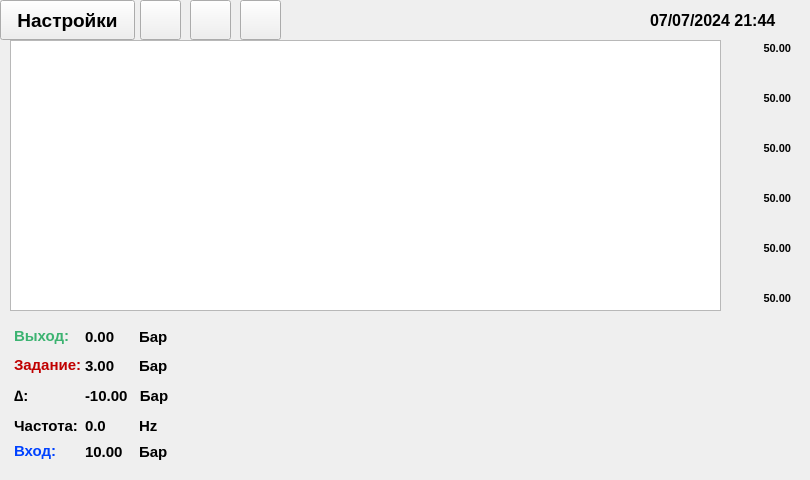
   <widget class="QWidget" name="Main_page">
    <widget class="QLabel" name="main_pump_icon_label_3">
     <property name="geometry">
      <rect>
       <x>404</x>
       <y>360</y>
       <width>71</width>
       <height>71</height>
      </rect>
     </property>
     <property name="font">
      <font>
       <family>Arial</family>
       <pointsize>16</pointsize>
       <weight>75</weight>
       <bold>true</bold>
      </font>
     </property>
     <property name="text">
      <string/>
     </property>
     <property name="alignment">
      <set>Qt::AlignCenter</set>
     </property>
    </widget>
    <widget class="QLabel" name="main_exit_statistic_icon_label">
     <property name="geometry">
      <rect>
       <x>10</x>
       <y>322</y>
       <width>161</width>
       <height>31</height>
      </rect>
     </property>
     <property name="font">
      <font>
       <family>Arial</family>
       <pointsize>11</pointsize>
       <weight>75</weight>
       <bold>true</bold>
      </font>
     </property>
     <property name="text">
      <string/>
     </property>
    </widget>
    <widget class="QLabel" name="main_time_label">
     <property name="geometry">
      <rect>
       <x>650</x>
       <y>0</y>
       <width>141</width>
       <height>41</height>
      </rect>
     </property>
     <property name="font">
      <font>
       <family>Arial</family>
       <pointsize>12</pointsize>
       <weight>75</weight>
       <bold>true</bold>
      </font>
     </property>
     <property name="text">
      <string>07/07/2024 21:44</string>
     </property>
    </widget>
    <widget class="QPushButton" name="go_to_settings_main_page_pushButton">
     <property name="geometry">
      <rect>
       <x>0</x>
       <y>0</y>
       <width>135</width>
       <height>40</height>
      </rect>
     </property>
     <property name="font">
      <font>
       <family>Arial</family>
       <pointsize>14</pointsize>
       <weight>75</weight>
       <bold>true</bold>
      </font>
     </property>
     <property name="text">
      <string>Настройки</string>
     </property>
    </widget>
    <widget class="QLabel" name="main_pump_icon_label_2">
     <property name="geometry">
      <rect>
       <x>306</x>
       <y>360</y>
       <width>71</width>
       <height>71</height>
      </rect>
     </property>
     <property name="font">
      <font>
       <family>Arial</family>
       <pointsize>16</pointsize>
       <weight>75</weight>
       <bold>true</bold>
      </font>
     </property>
     <property name="text">
      <string/>
     </property>
     <property name="alignment">
      <set>Qt::AlignCenter</set>
     </property>
    </widget>
    <widget class="QStackedWidget" name="main_pages_stackedWidget">
     <property name="geometry">
      <rect>
       <x>0</x>
       <y>40</y>
       <width>801</width>
       <height>271</height>
      </rect>
     </property>
     <property name="currentIndex">
      <number>2</number>
     </property>
     <widget class="QWidget" name="Main_page_1"/>
     <widget class="QWidget" name="Main_page_2"/>
     <widget class="QWidget" name="Main_page_3">
      <widget class="QLabel" name="main_grafic_right_tracking_icon_label">
       <property name="geometry">
        <rect>
         <x>720</x>
         <y>0</y>
         <width>71</width>
         <height>281</height>
        </rect>
       </property>
       <property name="font">
        <font>
         <family>Arial</family>
         <pointsize>16</pointsize>
         <weight>75</weight>
         <bold>true</bold>
        </font>
       </property>
       <property name="text">
        <string/>
       </property>
       <property name="alignment">
        <set>Qt::AlignCenter</set>
       </property>
      </widget>
      <widget class="QGraphicsView" name="main_graphicsView">
       <property name="geometry">
        <rect>
         <x>10</x>
         <y>0</y>
         <width>711</width>
         <height>271</height>
        </rect>
       </property>
      </widget>
      <widget class="QLabel" name="main_grafic_right_tracking_label_1">
       <property name="geometry">
        <rect>
         <x>750</x>
         <y>0</y>
         <width>41</width>
         <height>16</height>
        </rect>
       </property>
       <property name="font">
        <font>
         <family>Arial</family>
         <pointsize>8</pointsize>
         <weight>75</weight>
         <bold>true</bold>
        </font>
       </property>
       <property name="text">
        <string>50.00</string>
       </property>
       <property name="alignment">
        <set>Qt::AlignRight|Qt::AlignTrailing|Qt::AlignVCenter</set>
       </property>
      </widget>
      <widget class="QLabel" name="main_grafic_right_tracking_label_2">
       <property name="geometry">
        <rect>
         <x>750</x>
         <y>50</y>
         <width>41</width>
         <height>16</height>
        </rect>
       </property>
       <property name="font">
        <font>
         <family>Arial</family>
         <pointsize>8</pointsize>
         <weight>75</weight>
         <bold>true</bold>
        </font>
       </property>
       <property name="text">
        <string>50.00</string>
       </property>
       <property name="alignment">
        <set>Qt::AlignRight|Qt::AlignTrailing|Qt::AlignVCenter</set>
       </property>
      </widget>
      <widget class="QLabel" name="main_grafic_right_tracking_label_3">
       <property name="geometry">
        <rect>
         <x>750</x>
         <y>100</y>
         <width>41</width>
         <height>16</height>
        </rect>
       </property>
       <property name="font">
        <font>
         <family>Arial</family>
         <pointsize>8</pointsize>
         <weight>75</weight>
         <bold>true</bold>
        </font>
       </property>
       <property name="text">
        <string>50.00</string>
       </property>
       <property name="alignment">
        <set>Qt::AlignRight|Qt::AlignTrailing|Qt::AlignVCenter</set>
       </property>
      </widget>
      <widget class="QLabel" name="main_grafic_right_tracking_label_4">
       <property name="geometry">
        <rect>
         <x>750</x>
         <y>150</y>
         <width>41</width>
         <height>16</height>
        </rect>
       </property>
       <property name="font">
        <font>
         <family>Arial</family>
         <pointsize>8</pointsize>
         <weight>75</weight>
         <bold>true</bold>
        </font>
       </property>
       <property name="text">
        <string>50.00</string>
       </property>
       <property name="alignment">
        <set>Qt::AlignRight|Qt::AlignTrailing|Qt::AlignVCenter</set>
       </property>
      </widget>
      <widget class="QLabel" name="main_grafic_right_tracking_label_5">
       <property name="geometry">
        <rect>
         <x>750</x>
         <y>200</y>
         <width>41</width>
         <height>16</height>
        </rect>
       </property>
       <property name="font">
        <font>
         <family>Arial</family>
         <pointsize>8</pointsize>
         <weight>75</weight>
         <bold>true</bold>
        </font>
       </property>
       <property name="text">
        <string>50.00</string>
       </property>
       <property name="alignment">
        <set>Qt::AlignRight|Qt::AlignTrailing|Qt::AlignVCenter</set>
       </property>
      </widget>
      <widget class="QLabel" name="main_grafic_right_tracking_label_6">
       <property name="geometry">
        <rect>
         <x>750</x>
         <y>250</y>
         <width>41</width>
         <height>16</height>
        </rect>
       </property>
       <property name="font">
        <font>
         <family>Arial</family>
         <pointsize>8</pointsize>
         <weight>75</weight>
         <bold>true</bold>
        </font>
       </property>
       <property name="text">
        <string>50.00</string>
       </property>
       <property name="alignment">
        <set>Qt::AlignRight|Qt::AlignTrailing|Qt::AlignVCenter</set>
       </property>
      </widget>
     </widget>
    </widget>
    <widget class="QPushButton" name="main_pushButton_1">
     <property name="geometry">
      <rect>
       <x>140</x>
       <y>0</y>
       <width>41</width>
       <height>40</height>
      </rect>
     </property>
     <property name="text">
      <string/>
     </property>
    </widget>
    <widget class="QLabel" name="main_pump_icon_label_5">
     <property name="geometry">
      <rect>
       <x>602</x>
       <y>360</y>
       <width>71</width>
       <height>71</height>
      </rect>
     </property>
     <property name="font">
      <font>
       <family>Arial</family>
       <pointsize>16</pointsize>
       <weight>75</weight>
       <bold>true</bold>
      </font>
     </property>
     <property name="text">
      <string/>
     </property>
     <property name="alignment">
      <set>Qt::AlignCenter</set>
     </property>
    </widget>
    <widget class="QLabel" name="main_pump_icon_label_6">
     <property name="geometry">
      <rect>
       <x>700</x>
       <y>360</y>
       <width>71</width>
       <height>71</height>
      </rect>
     </property>
     <property name="font">
      <font>
       <family>Arial</family>
       <pointsize>16</pointsize>
       <weight>75</weight>
       <bold>true</bold>
      </font>
     </property>
     <property name="text">
      <string/>
     </property>
     <property name="alignment">
      <set>Qt::AlignCenter</set>
     </property>
    </widget>
    <widget class="QLabel" name="main_task_statistic_just_label">
     <property name="geometry">
      <rect>
       <x>14</x>
       <y>350</y>
       <width>71</width>
       <height>31</height>
      </rect>
     </property>
     <property name="font">
      <font>
       <family>Arial</family>
       <pointsize>11</pointsize>
       <weight>75</weight>
       <bold>true</bold>
      </font>
     </property>
     <property name="text">
      <string>&lt;html&gt;&lt;head/&gt;&lt;body&gt;&lt;p&gt;&lt;span style=&quot; color:#c00000;&quot;&gt; Задание:&lt;/span&gt;&lt;/p&gt;&lt;/body&gt;&lt;/html&gt;</string>
     </property>
    </widget>
    <widget class="QLabel" name="main_enter_statistic_icon_label">
     <property name="geometry">
      <rect>
       <x>10</x>
       <y>437</y>
       <width>161</width>
       <height>31</height>
      </rect>
     </property>
     <property name="font">
      <font>
       <family>Arial</family>
       <pointsize>11</pointsize>
       <weight>75</weight>
       <bold>true</bold>
      </font>
     </property>
     <property name="text">
      <string/>
     </property>
    </widget>
    <widget class="QLabel" name="main_pump_icon_label_4">
     <property name="geometry">
      <rect>
       <x>503</x>
       <y>360</y>
       <width>71</width>
       <height>71</height>
      </rect>
     </property>
     <property name="font">
      <font>
       <family>Arial</family>
       <pointsize>16</pointsize>
       <weight>75</weight>
       <bold>true</bold>
      </font>
     </property>
     <property name="text">
      <string/>
     </property>
     <property name="alignment">
      <set>Qt::AlignCenter</set>
     </property>
    </widget>
    <widget class="QLabel" name="main_some_triangle_statistic_just_label">
     <property name="geometry">
      <rect>
       <x>10</x>
       <y>380</y>
       <width>75</width>
       <height>31</height>
      </rect>
     </property>
     <property name="font">
      <font>
       <family>Arial</family>
       <pointsize>11</pointsize>
       <weight>75</weight>
       <bold>true</bold>
      </font>
     </property>
     <property name="text">
      <string> ∆:</string>
     </property>
    </widget>
    <widget class="QLabel" name="main_frequency_statistic_just_label">
     <property name="geometry">
      <rect>
       <x>10</x>
       <y>410</y>
       <width>75</width>
       <height>31</height>
      </rect>
     </property>
     <property name="font">
      <font>
       <family>Arial</family>
       <pointsize>11</pointsize>
       <weight>75</weight>
       <bold>true</bold>
      </font>
     </property>
     <property name="text">
      <string> Частота:</string>
     </property>
    </widget>
    <widget class="QLabel" name="main_pump_icon_label_1">
     <property name="geometry">
      <rect>
       <x>207</x>
       <y>360</y>
       <width>71</width>
       <height>71</height>
      </rect>
     </property>
     <property name="font">
      <font>
       <family>Arial</family>
       <pointsize>16</pointsize>
       <weight>75</weight>
       <bold>true</bold>
      </font>
     </property>
     <property name="text">
      <string/>
     </property>
     <property name="alignment">
      <set>Qt::AlignCenter</set>
     </property>
    </widget>
    <widget class="QPushButton" name="main_pushButton_3">
     <property name="geometry">
      <rect>
       <x>240</x>
       <y>0</y>
       <width>41</width>
       <height>40</height>
      </rect>
     </property>
     <property name="text">
      <string/>
     </property>
    </widget>
    <widget class="QPushButton" name="main_pushButton_2">
     <property name="geometry">
      <rect>
       <x>190</x>
       <y>0</y>
       <width>41</width>
       <height>40</height>
      </rect>
     </property>
     <property name="text">
      <string/>
     </property>
    </widget>
    <widget class="QLabel" name="main_some_triangle_statistic_label">
     <property name="geometry">
      <rect>
       <x>85</x>
       <y>380</y>
       <width>86</width>
       <height>31</height>
      </rect>
     </property>
     <property name="font">
      <font>
       <family>Arial</family>
       <pointsize>11</pointsize>
       <weight>75</weight>
       <bold>true</bold>
      </font>
     </property>
     <property name="text">
      <string>-10.00   Бар</string>
     </property>
    </widget>
    <widget class="QLabel" name="main_task_statistic_label">
     <property name="geometry">
      <rect>
       <x>85</x>
       <y>350</y>
       <width>86</width>
       <height>31</height>
      </rect>
     </property>
     <property name="font">
      <font>
       <family>Arial</family>
       <pointsize>11</pointsize>
       <weight>75</weight>
       <bold>true</bold>
      </font>
     </property>
     <property name="text">
      <string>3.00      Бар</string>
     </property>
    </widget>
    <widget class="QLabel" name="main_exit_statistic_label">
     <property name="geometry">
      <rect>
       <x>85</x>
       <y>321</y>
       <width>86</width>
       <height>31</height>
      </rect>
     </property>
     <property name="font">
      <font>
       <family>Arial</family>
       <pointsize>11</pointsize>
       <weight>75</weight>
       <bold>true</bold>
      </font>
     </property>
     <property name="text">
      <string>0.00      Бар</string>
     </property>
    </widget>
    <widget class="QLabel" name="main_frequency_statistic_label">
     <property name="geometry">
      <rect>
       <x>85</x>
       <y>410</y>
       <width>86</width>
       <height>31</height>
      </rect>
     </property>
     <property name="font">
      <font>
       <family>Arial</family>
       <pointsize>11</pointsize>
       <weight>75</weight>
       <bold>true</bold>
      </font>
     </property>
     <property name="text">
      <string>0.0        Hz</string>
     </property>
    </widget>
    <widget class="QLabel" name="main_enter_statistic_label">
     <property name="geometry">
      <rect>
       <x>85</x>
       <y>436</y>
       <width>86</width>
       <height>31</height>
      </rect>
     </property>
     <property name="font">
      <font>
       <family>Arial</family>
       <pointsize>11</pointsize>
       <weight>75</weight>
       <bold>true</bold>
      </font>
     </property>
     <property name="text">
      <string>10.00    Бар</string>
     </property>
    </widget>
    <widget class="QLabel" name="main_pump_all_icon_label">
     <property name="geometry">
      <rect>
       <x>10</x>
       <y>320</y>
       <width>781</width>
       <height>151</height>
      </rect>
     </property>
     <property name="font">
      <font>
       <family>Arial</family>
       <pointsize>11</pointsize>
       <weight>75</weight>
       <bold>true</bold>
      </font>
     </property>
     <property name="text">
      <string/>
     </property>
    </widget>
    <widget class="QLabel" name="main_pump_icon_label_1_2">
     <property name="geometry">
      <rect>
       <x>170</x>
       <y>400</y>
       <width>71</width>
       <height>41</height>
      </rect>
     </property>
     <property name="font">
      <font>
       <family>Arial</family>
       <pointsize>11</pointsize>
       <weight>75</weight>
       <bold>true</bold>
      </font>
     </property>
     <property name="text">
      <string/>
     </property>
    </widget>
    <widget class="QLabel" name="main_pump_icon_label_1_1">
     <property name="geometry">
      <rect>
       <x>170</x>
       <y>350</y>
       <width>71</width>
       <height>41</height>
      </rect>
     </property>
     <property name="font">
      <font>
       <family>Arial</family>
       <pointsize>11</pointsize>
       <weight>75</weight>
       <bold>true</bold>
      </font>
     </property>
     <property name="text">
      <string/>
     </property>
    </widget>
    <widget class="QLabel" name="main_pump_icon_label_2_1">
     <property name="geometry">
      <rect>
       <x>269</x>
       <y>350</y>
       <width>71</width>
       <height>41</height>
      </rect>
     </property>
     <property name="font">
      <font>
       <family>Arial</family>
       <pointsize>11</pointsize>
       <weight>75</weight>
       <bold>true</bold>
      </font>
     </property>
     <property name="text">
      <string/>
     </property>
    </widget>
    <widget class="QLabel" name="main_pump_icon_label_3_1">
     <property name="geometry">
      <rect>
       <x>367</x>
       <y>350</y>
       <width>71</width>
       <height>41</height>
      </rect>
     </property>
     <property name="font">
      <font>
       <family>Arial</family>
       <pointsize>11</pointsize>
       <weight>75</weight>
       <bold>true</bold>
      </font>
     </property>
     <property name="text">
      <string/>
     </property>
    </widget>
    <widget class="QLabel" name="main_pump_icon_label_4_1">
     <property name="geometry">
      <rect>
       <x>466</x>
       <y>350</y>
       <width>71</width>
       <height>41</height>
      </rect>
     </property>
     <property name="font">
      <font>
       <family>Arial</family>
       <pointsize>11</pointsize>
       <weight>75</weight>
       <bold>true</bold>
      </font>
     </property>
     <property name="text">
      <string/>
     </property>
    </widget>
    <widget class="QLabel" name="main_pump_icon_label_5_1">
     <property name="geometry">
      <rect>
       <x>565</x>
       <y>350</y>
       <width>71</width>
       <height>41</height>
      </rect>
     </property>
     <property name="font">
      <font>
       <family>Arial</family>
       <pointsize>11</pointsize>
       <weight>75</weight>
       <bold>true</bold>
      </font>
     </property>
     <property name="text">
      <string/>
     </property>
    </widget>
    <widget class="QLabel" name="main_pump_icon_label_6_1">
     <property name="geometry">
      <rect>
       <x>663</x>
       <y>350</y>
       <width>71</width>
       <height>41</height>
      </rect>
     </property>
     <property name="font">
      <font>
       <family>Arial</family>
       <pointsize>11</pointsize>
       <weight>75</weight>
       <bold>true</bold>
      </font>
     </property>
     <property name="text">
      <string/>
     </property>
    </widget>
    <widget class="QLabel" name="main_pump_icon_label_6_2">
     <property name="geometry">
      <rect>
       <x>663</x>
       <y>400</y>
       <width>71</width>
       <height>41</height>
      </rect>
     </property>
     <property name="font">
      <font>
       <family>Arial</family>
       <pointsize>11</pointsize>
       <weight>75</weight>
       <bold>true</bold>
      </font>
     </property>
     <property name="text">
      <string/>
     </property>
    </widget>
    <widget class="QLabel" name="main_pump_icon_label_5_2">
     <property name="geometry">
      <rect>
       <x>565</x>
       <y>400</y>
       <width>71</width>
       <height>41</height>
      </rect>
     </property>
     <property name="font">
      <font>
       <family>Arial</family>
       <pointsize>11</pointsize>
       <weight>75</weight>
       <bold>true</bold>
      </font>
     </property>
     <property name="text">
      <string/>
     </property>
    </widget>
    <widget class="QLabel" name="main_pump_icon_label_4_2">
     <property name="geometry">
      <rect>
       <x>466</x>
       <y>400</y>
       <width>71</width>
       <height>41</height>
      </rect>
     </property>
     <property name="font">
      <font>
       <family>Arial</family>
       <pointsize>11</pointsize>
       <weight>75</weight>
       <bold>true</bold>
      </font>
     </property>
     <property name="text">
      <string/>
     </property>
    </widget>
    <widget class="QLabel" name="main_pump_icon_label_3_2">
     <property name="geometry">
      <rect>
       <x>367</x>
       <y>400</y>
       <width>71</width>
       <height>41</height>
      </rect>
     </property>
     <property name="font">
      <font>
       <family>Arial</family>
       <pointsize>11</pointsize>
       <weight>75</weight>
       <bold>true</bold>
      </font>
     </property>
     <property name="text">
      <string/>
     </property>
    </widget>
    <widget class="QLabel" name="main_pump_icon_label_2_2">
     <property name="geometry">
      <rect>
       <x>269</x>
       <y>400</y>
       <width>71</width>
       <height>41</height>
      </rect>
     </property>
     <property name="font">
      <font>
       <family>Arial</family>
       <pointsize>11</pointsize>
       <weight>75</weight>
       <bold>true</bold>
      </font>
     </property>
     <property name="text">
      <string/>
     </property>
    </widget>
    <widget class="QLabel" name="main_pipe_up_icon_label">
     <property name="geometry">
      <rect>
       <x>10</x>
       <y>325</y>
       <width>781</width>
       <height>41</height>
      </rect>
     </property>
     <property name="font">
      <font>
       <family>Arial</family>
       <pointsize>11</pointsize>
       <weight>75</weight>
       <bold>true</bold>
      </font>
     </property>
     <property name="text">
      <string/>
     </property>
    </widget>
    <widget class="QLabel" name="main_pipe_down_icon_label">
     <property name="geometry">
      <rect>
       <x>10</x>
       <y>425</y>
       <width>781</width>
       <height>41</height>
      </rect>
     </property>
     <property name="font">
      <font>
       <family>Arial</family>
       <pointsize>11</pointsize>
       <weight>75</weight>
       <bold>true</bold>
      </font>
     </property>
     <property name="text">
      <string/>
     </property>
    </widget>
    <widget class="QLabel" name="main_enter_statistic_just_label">
     <property name="geometry">
      <rect>
       <x>14</x>
       <y>436</y>
       <width>71</width>
       <height>31</height>
      </rect>
     </property>
     <property name="font">
      <font>
       <family>Arial</family>
       <pointsize>11</pointsize>
       <weight>75</weight>
       <bold>true</bold>
      </font>
     </property>
     <property name="text">
      <string>&lt;html&gt;&lt;head/&gt;&lt;body&gt;&lt;p&gt;&lt;span style=&quot; color:#0042ff;&quot;&gt; Вход:&lt;/span&gt;&lt;/p&gt;&lt;/body&gt;&lt;/html&gt;</string>
     </property>
    </widget>
    <widget class="QLabel" name="main_exit_statistic_just_label">
     <property name="geometry">
      <rect>
       <x>14</x>
       <y>321</y>
       <width>71</width>
       <height>31</height>
      </rect>
     </property>
     <property name="font">
      <font>
       <family>Arial</family>
       <pointsize>11</pointsize>
       <weight>75</weight>
       <bold>true</bold>
      </font>
     </property>
     <property name="text">
      <string>&lt;html&gt;&lt;head/&gt;&lt;body&gt;&lt;p&gt;&lt;span style=&quot; color:#3cb371;&quot;&gt; Выход:&lt;/span&gt;&lt;/p&gt;&lt;/body&gt;&lt;/html&gt;</string>
     </property>
    </widget>
    <zorder>main_pump_icon_label_1_1</zorder>
    <zorder>main_pump_icon_label_1_2</zorder>
    <zorder>main_pump_icon_label_2_1</zorder>
    <zorder>main_pump_icon_label_2_2</zorder>
    <zorder>main_pump_icon_label_3_1</zorder>
    <zorder>main_pump_icon_label_3_2</zorder>
    <zorder>main_pump_icon_label_4_1</zorder>
    <zorder>main_pump_icon_label_4_2</zorder>
    <zorder>main_pump_icon_label_5_1</zorder>
    <zorder>main_pump_icon_label_5_2</zorder>
    <zorder>main_pump_icon_label_6_2</zorder>
    <zorder>main_pump_icon_label_6_1</zorder>
    <zorder>main_pump_all_icon_label</zorder>
    <zorder>main_time_label</zorder>
    <zorder>go_to_settings_main_page_pushButton</zorder>
    <zorder>main_pages_stackedWidget</zorder>
    <zorder>main_pushButton_1</zorder>
    <zorder>main_pushButton_3</zorder>
    <zorder>main_pushButton_2</zorder>
    <zorder>main_pipe_down_icon_label</zorder>
    <zorder>main_pipe_up_icon_label</zorder>
    <zorder>main_exit_statistic_icon_label</zorder>
    <zorder>main_frequency_statistic_just_label</zorder>
    <zorder>main_some_triangle_statistic_just_label</zorder>
    <zorder>main_task_statistic_just_label</zorder>
    <zorder>main_enter_statistic_icon_label</zorder>
    <zorder>main_enter_statistic_just_label</zorder>
    <zorder>main_exit_statistic_just_label</zorder>
    <zorder>main_frequency_statistic_label</zorder>
    <zorder>main_exit_statistic_label</zorder>
    <zorder>main_enter_statistic_label</zorder>
    <zorder>main_some_triangle_statistic_label</zorder>
    <zorder>main_task_statistic_label</zorder>
    <zorder>main_pump_icon_label_6</zorder>
    <zorder>main_pump_icon_label_5</zorder>
    <zorder>main_pump_icon_label_4</zorder>
    <zorder>main_pump_icon_label_3</zorder>
    <zorder>main_pump_icon_label_2</zorder>
    <zorder>main_pump_icon_label_1</zorder>
   </widget>
